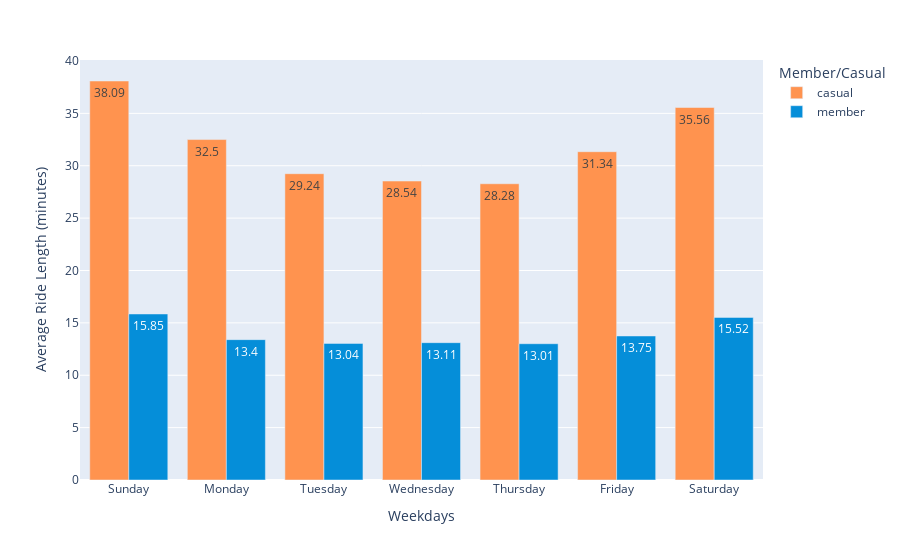

Notebook cell for this chart:
### Code cell
fig_6=round(df.groupby(['day_of_week','member_casual'],as_index=False).mean(),2)
px.bar(fig_6, x = 'day_of_week', y = 'ride_length',
        color = 'member_casual',
        barmode='group',
        text = 'ride_length', 
        labels = {'ride_length': 'Average Ride Length (minutes)', 'member_casual': 'Member/Casual', 'day_of_week': 'Weekdays'},
        hover_name = 'member_casual', hover_data = {'member_casual': False, 'ride_length': True}, 
        color_discrete_map = {'casual': '#FF934F', 'member': '#058ED9'})

### Figure 1 — Plotly figure (JSON) as saved in the notebook; plotly's stock layout.template omitted (floating-point values rounded to 4 significant figures)
{"data": [{"alignmentgroup": "True", "customdata": [["casual"], ["casual"], ["casual"], ["casual"], ["casual"], ["casual"], ["casual"]], "hovertemplate": "<b>%{hovertext}</b><br><br>Weekdays=%{x}<br>Average Ride Length (minutes)=%{text}<extra></extra>", "hovertext": ["casual", "casual", "casual", "casual", "casual", "casual", "casual"], "legendgroup": "casual", "marker": {"color": "#FF934F", "pattern": {"shape": ""}}, "name": "casual", "offsetgroup": "casual", "orientation": "v", "showlegend": true, "text": [38.09, 32.5, 29.24, 28.54, 28.28, 31.34, 35.56], "textposition": "auto", "type": "bar", "x": ["Sunday", "Monday", "Tuesday", "Wednesday", "Thursday", "Friday", "Saturday"], "xaxis": "x", "y": [38.09, 32.5, 29.24, 28.54, 28.28, 31.34, 35.56], "yaxis": "y"}, {"alignmentgroup": "True", "customdata": [["member"], ["member"], ["member"], ["member"], ["member"], ["member"], ["member"]], "hovertemplate": "<b>%{hovertext}</b><br><br>Weekdays=%{x}<br>Average Ride Length (minutes)=%{text}<extra></extra>", "hovertext": ["member", "member", "member", "member", "member", "member", "member"], "legendgroup": "member", "marker": {"color": "#058ED9", "pattern": {"shape": ""}}, "name": "member", "offsetgroup": "member", "orientation": "v", "showlegend": true, "text": [15.85, 13.4, 13.04, 13.11, 13.01, 13.75, 15.52], "textposition": "auto", "type": "bar", "x": ["Sunday", "Monday", "Tuesday", "Wednesday", "Thursday", "Friday", "Saturday"], "xaxis": "x", "y": [15.85, 13.4, 13.04, 13.11, 13.01, 13.75, 15.52], "yaxis": "y"}], "layout": {"barmode": "group", "legend": {"title": {"text": "Member/Casual"}, "tracegroupgap": 0}, "margin": {"t": 60}, "xaxis": {"anchor": "y", "domain": [0, 1], "title": {"text": "Weekdays"}}, "yaxis": {"anchor": "x", "domain": [0, 1], "title": {"text": "Average Ride Length (minutes)"}}}}
